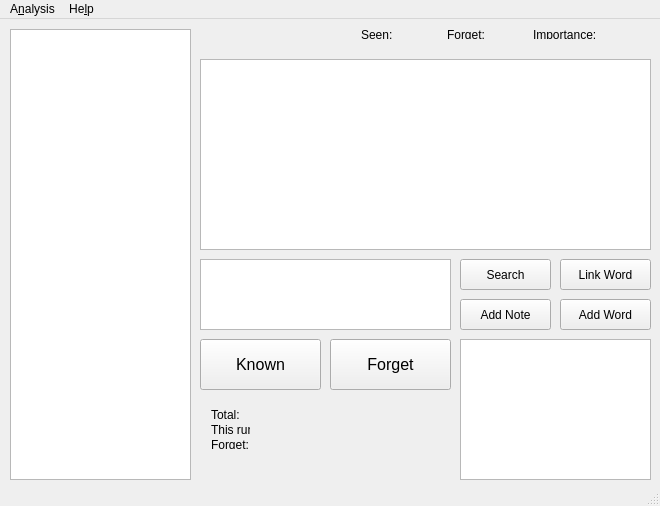
<?xml version="1.0" encoding="UTF-8"?>
<ui version="4.0">
 <class>MainWindow</class>
 <widget class="QMainWindow" name="MainWindow">
  <property name="enabled">
   <bool>true</bool>
  </property>
  <property name="geometry">
   <rect>
    <x>0</x>
    <y>0</y>
    <width>660</width>
    <height>506</height>
   </rect>
  </property>
  <property name="windowTitle">
   <string>MainWindow</string>
  </property>
  <property name="autoFillBackground">
   <bool>false</bool>
  </property>
  <widget class="QWidget" name="centralWidget">
   <widget class="QTableView" name="wordsListTableView">
    <property name="geometry">
     <rect>
      <x>10</x>
      <y>10</y>
      <width>181</width>
      <height>451</height>
     </rect>
    </property>
    <property name="font">
     <font>
      <family>Microsoft YaHei UI</family>
     </font>
    </property>
    <property name="showGrid">
     <bool>true</bool>
    </property>
   </widget>
   <widget class="QLabel" name="wordLabel">
    <property name="geometry">
     <rect>
      <x>200</x>
      <y>10</y>
      <width>141</width>
      <height>21</height>
     </rect>
    </property>
    <property name="font">
     <font>
      <family>MS Sans Serif</family>
     </font>
    </property>
    <property name="text">
     <string/>
    </property>
   </widget>
   <widget class="QTextEdit" name="noteEdit">
    <property name="geometry">
     <rect>
      <x>200</x>
      <y>40</y>
      <width>451</width>
      <height>191</height>
     </rect>
    </property>
    <property name="font">
     <font>
      <family>MS Sans Serif</family>
     </font>
    </property>
    <property name="readOnly">
     <bool>true</bool>
    </property>
   </widget>
   <widget class="QTextEdit" name="addEdit">
    <property name="geometry">
     <rect>
      <x>200</x>
      <y>240</y>
      <width>251</width>
      <height>71</height>
     </rect>
    </property>
    <property name="font">
     <font>
      <family>MS Sans Serif</family>
     </font>
    </property>
   </widget>
   <widget class="QPushButton" name="addNoteButton">
    <property name="geometry">
     <rect>
      <x>460</x>
      <y>280</y>
      <width>91</width>
      <height>31</height>
     </rect>
    </property>
    <property name="font">
     <font>
      <family>MS Sans Serif</family>
     </font>
    </property>
    <property name="text">
     <string>Add Note</string>
    </property>
   </widget>
   <widget class="QPushButton" name="addWordButton">
    <property name="geometry">
     <rect>
      <x>560</x>
      <y>280</y>
      <width>91</width>
      <height>31</height>
     </rect>
    </property>
    <property name="font">
     <font>
      <family>MS Sans Serif</family>
     </font>
    </property>
    <property name="text">
     <string>Add Word</string>
    </property>
   </widget>
   <widget class="QPushButton" name="knowButton">
    <property name="geometry">
     <rect>
      <x>200</x>
      <y>320</y>
      <width>121</width>
      <height>51</height>
     </rect>
    </property>
    <property name="font">
     <font>
      <family>MS Sans Serif</family>
      <pointsize>12</pointsize>
     </font>
    </property>
    <property name="text">
     <string>Known</string>
    </property>
   </widget>
   <widget class="QPushButton" name="forgetButton">
    <property name="geometry">
     <rect>
      <x>330</x>
      <y>320</y>
      <width>121</width>
      <height>51</height>
     </rect>
    </property>
    <property name="font">
     <font>
      <family>MS Sans Serif</family>
      <pointsize>12</pointsize>
     </font>
    </property>
    <property name="text">
     <string>Forget</string>
    </property>
   </widget>
   <widget class="QTableView" name="linkTableView">
    <property name="geometry">
     <rect>
      <x>460</x>
      <y>320</y>
      <width>191</width>
      <height>141</height>
     </rect>
    </property>
   </widget>
   <widget class="QPushButton" name="searchButton">
    <property name="geometry">
     <rect>
      <x>460</x>
      <y>240</y>
      <width>91</width>
      <height>31</height>
     </rect>
    </property>
    <property name="font">
     <font>
      <family>MS Sans Serif</family>
     </font>
    </property>
    <property name="text">
     <string>Search</string>
    </property>
   </widget>
   <widget class="QPushButton" name="linkButton">
    <property name="geometry">
     <rect>
      <x>560</x>
      <y>240</y>
      <width>91</width>
      <height>31</height>
     </rect>
    </property>
    <property name="font">
     <font>
      <family>MS Sans Serif</family>
     </font>
    </property>
    <property name="text">
     <string>Link Word</string>
    </property>
   </widget>
   <widget class="QWidget" name="layoutWidget">
    <property name="geometry">
     <rect>
      <x>350</x>
      <y>0</y>
      <width>301</width>
      <height>31</height>
     </rect>
    </property>
    <layout class="QHBoxLayout" name="horizontalLayout">
     <item>
      <widget class="QLabel" name="seen">
       <property name="font">
        <font>
         <family>MS Sans Serif</family>
        </font>
       </property>
       <property name="text">
        <string>Seen:</string>
       </property>
      </widget>
     </item>
     <item>
      <widget class="QLabel" name="nSeenLabel">
       <property name="font">
        <font>
         <family>MS Sans Serif</family>
        </font>
       </property>
       <property name="text">
        <string/>
       </property>
      </widget>
     </item>
     <item>
      <widget class="QLabel" name="forget">
       <property name="font">
        <font>
         <family>MS Sans Serif</family>
        </font>
       </property>
       <property name="text">
        <string>Forget:</string>
       </property>
      </widget>
     </item>
     <item>
      <widget class="QLabel" name="nForgetLabel">
       <property name="font">
        <font>
         <family>MS Sans Serif</family>
        </font>
       </property>
       <property name="text">
        <string/>
       </property>
      </widget>
     </item>
     <item>
      <widget class="QLabel" name="importance">
       <property name="font">
        <font>
         <family>MS Sans Serif</family>
        </font>
       </property>
       <property name="text">
        <string>Importance:</string>
       </property>
      </widget>
     </item>
     <item>
      <widget class="QLabel" name="nImpoLabel">
       <property name="font">
        <font>
         <family>MS Sans Serif</family>
        </font>
       </property>
       <property name="text">
        <string/>
       </property>
       <property name="textFormat">
        <enum>Qt::AutoText</enum>
       </property>
      </widget>
     </item>
    </layout>
   </widget>
   <widget class="QWidget" name="layoutWidget">
    <property name="geometry">
     <rect>
      <x>200</x>
      <y>380</y>
      <width>61</width>
      <height>61</height>
     </rect>
    </property>
    <layout class="QVBoxLayout" name="verticalLayout">
     <item>
      <widget class="QLabel" name="total">
       <property name="font">
        <font>
         <family>MS Sans Serif</family>
        </font>
       </property>
       <property name="text">
        <string>Total:</string>
       </property>
      </widget>
     </item>
     <item>
      <widget class="QLabel" name="thisrun">
       <property name="font">
        <font>
         <family>MS Sans Serif</family>
        </font>
       </property>
       <property name="text">
        <string>This run:</string>
       </property>
      </widget>
     </item>
     <item>
      <widget class="QLabel" name="forget_2">
       <property name="font">
        <font>
         <family>MS Sans Serif</family>
        </font>
       </property>
       <property name="text">
        <string>Forget:</string>
       </property>
      </widget>
     </item>
    </layout>
   </widget>
   <widget class="QWidget" name="layoutWidget">
    <property name="geometry">
     <rect>
      <x>270</x>
      <y>380</y>
      <width>61</width>
      <height>61</height>
     </rect>
    </property>
    <layout class="QVBoxLayout" name="verticalLayout_2">
     <item>
      <widget class="QLabel" name="nTotalLabel">
       <property name="font">
        <font>
         <family>MS Sans Serif</family>
        </font>
       </property>
       <property name="text">
        <string/>
       </property>
      </widget>
     </item>
     <item>
      <widget class="QLabel" name="nRunLabel">
       <property name="font">
        <font>
         <family>MS Sans Serif</family>
        </font>
       </property>
       <property name="text">
        <string/>
       </property>
      </widget>
     </item>
     <item>
      <widget class="QLabel" name="nRunForgetLabel">
       <property name="font">
        <font>
         <family>MS Sans Serif</family>
        </font>
       </property>
       <property name="text">
        <string/>
       </property>
      </widget>
     </item>
    </layout>
   </widget>
  </widget>
  <widget class="QMenuBar" name="menuBar">
   <property name="geometry">
    <rect>
     <x>0</x>
     <y>0</y>
     <width>660</width>
     <height>23</height>
    </rect>
   </property>
   <widget class="QMenu" name="menuWordLink">
    <property name="title">
     <string>A&amp;nalysis</string>
    </property>
    <addaction name="actionDate_path"/>
    <addaction name="actionMemory_Curve"/>
   </widget>
   <widget class="QMenu" name="menuHelp">
    <property name="title">
     <string>He&amp;lp</string>
    </property>
    <addaction name="actionMannual"/>
   </widget>
   <addaction name="menuWordLink"/>
   <addaction name="menuHelp"/>
  </widget>
  <widget class="QStatusBar" name="statusBar"/>
  <action name="actionDate_path">
   <property name="text">
    <string>Date Path</string>
   </property>
  </action>
  <action name="actionMannual">
   <property name="text">
    <string>Mannual</string>
   </property>
  </action>
  <action name="actionMemory_Curve">
   <property name="text">
    <string>Memory Curve</string>
   </property>
  </action>
 </widget>
 <layoutdefault spacing="6" margin="11"/>
 <resources/>
 <connections/>
</ui>
